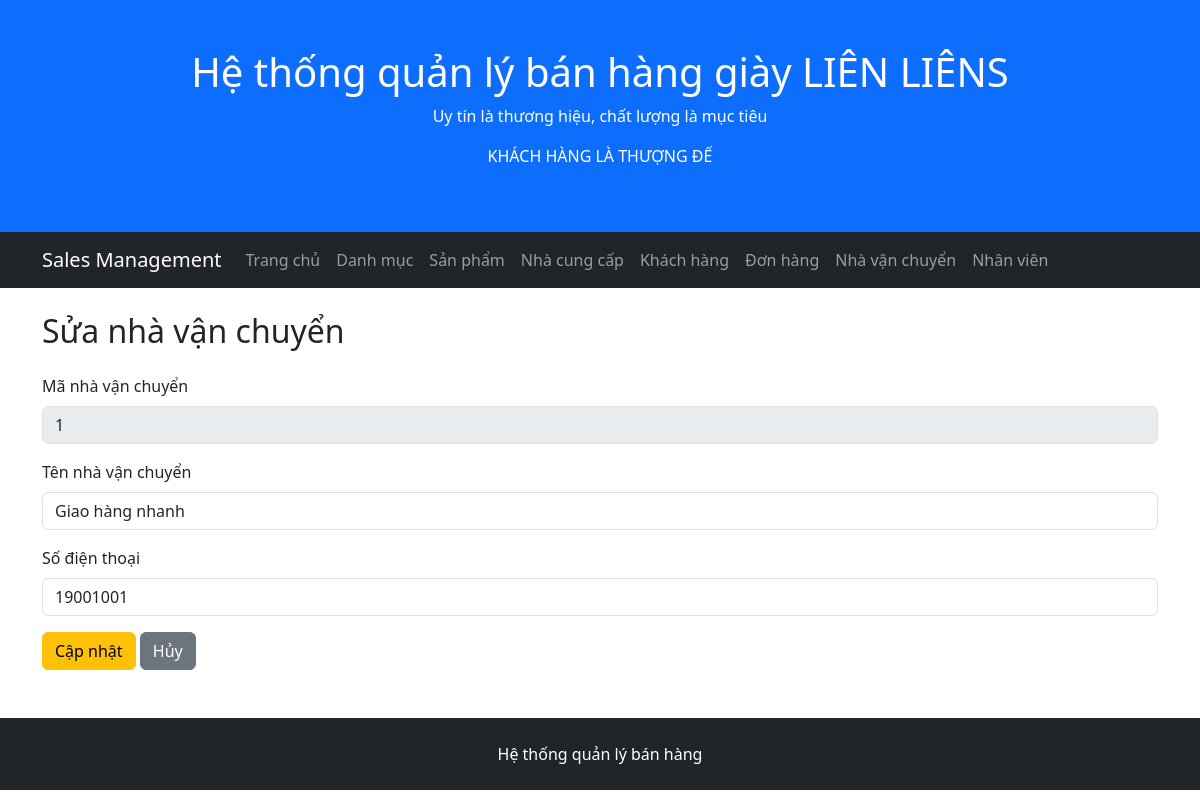
The app's page /shippers/edit.php?id=1 with its own data.
### tables this page shows
CREATE TABLE shippers (
    ShipperID INT AUTO_INCREMENT PRIMARY KEY,
    ShipperName VARCHAR(100) NOT NULL,
    Phone VARCHAR(20)
);

### public/shippers/edit.php (the view, shortened to what this page needs)
<?php
require_once '/var/www/src/config/database.php';
$shipperID = isset($_GET['id'])
    ? (int) $_GET['id']
    : 0;
$sql = "
    SELECT
        ShipperID,
        ShipperName,
        Phone
    FROM shippers
    WHERE ShipperID = ?
";
$stmt = $conn->prepare($sql);
$stmt->bind_param('i', $shipperID);
$stmt->execute();
$result = $stmt->get_result();
$shipper = $result->fetch_assoc();
require_once '/var/www/src/includes/header.php';
require_once '/var/www/src/includes/navbar.php';
?>
<div class="container mt-4">
    <h2 class="mb-4">Sửa nhà vận chuyển</h2>
    <form method="post">
        <div class="mb-3">
            <label class="form-label">
                Mã nhà vận chuyển
            </label>
            <input
                type="text"
                class="form-control"
                value="<?= $shipper['ShipperID'] ?>"
                disabled
            >
        </div>
        <div class="mb-3">
            <label for="shipperName" class="form-label">
                Tên nhà vận chuyển
            </label>
            <input
                type="text"
                class="form-control"
                id="shipperName"
                name="shipper_name"
                value="<?= htmlspecialchars(
                    $_POST['shipper_name']
                    ?? $shipper['ShipperName']
                ) ?>"
                required
            >
        </div>
        <div class="mb-3">
            <label for="phone" class="form-label">
                Số điện thoại
            </label>
            <input
                type="text"
                class="form-control"
                id="phone"
                name="phone"
                value="<?= htmlspecialchars(
                    $_POST['phone']
                    ?? $shipper['Phone']
                    ?? ''
                ) ?>"
            >
        </div>
        <button type="submit" class="btn btn-warning">
            Cập nhật
        </button>
        <a href="/shippers/" class="btn btn-secondary">
            Hủy
        </a>
    </form>
</div>
<?php
require_once '/var/www/src/includes/footer.php';

### records on screen
shippers: ShipperID "1", shipper_name "Giao hàng nhanh", phone "19001001"
